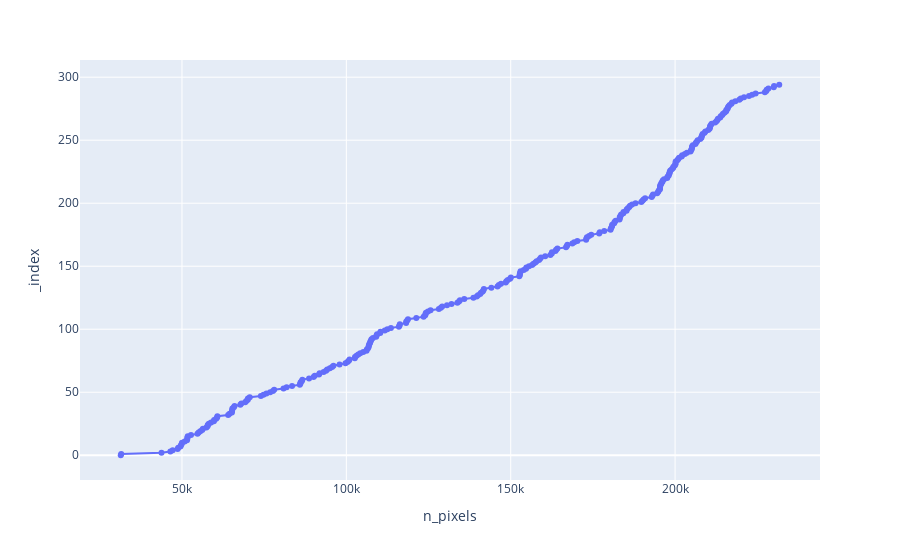

Write notebook code for a chart like this one.
### Code cell
# Used to find images which do not have enough pixels for a label (e.g. only small skin annotation; cf. filter_min_pixels function in run_size_dataset.py)
px.line(df.reset_index(), x="n_pixels").update_traces(mode="lines+markers")

### Figure 1 — Plotly figure (JSON) as saved in the notebook; plotly's stock layout.template omitted (floating-point values rounded to 4 significant figures; data arrays with more than 128 entries replaced by an {"elided": "..."} marker saying what was removed)
{"data": [{"hovertemplate": "n_pixels=%{x}<br>_index=%{y}<extra></extra>", "legendgroup": "", "line": {"color": "#636efa", "dash": "solid"}, "marker": {"symbol": "circle"}, "mode": "lines+markers", "name": "", "orientation": "h", "showlegend": false, "type": "scatter", "x": {"elided": "295 int values"}, "xaxis": "x", "y": {"elided": "295 int values"}, "yaxis": "y"}], "layout": {"legend": {"tracegroupgap": 0}, "margin": {"t": 60}, "xaxis": {"anchor": "y", "domain": [0, 1], "title": {"text": "n_pixels"}}, "yaxis": {"anchor": "x", "domain": [0, 1], "title": {"text": "_index"}}}}
